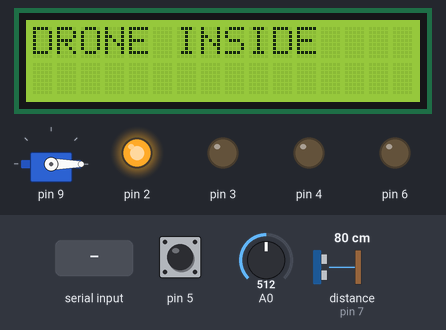
The sketch below on a simulated Arduino Uno, built with avr-gcc and run on an emulated ATmega328P. Parts: servo, 16×2 character LCD, output pins drawn as LEDs (lit = HIGH). Dashed ring = blinking. Inputs (shaded band) come from the test bench; at power-on: pin 5 HIGH, A0 = 512, distance to the obstacle (sensor on pin 7) 80 cm. The echo pulse lasts 58.3 µs per cm; what the sketch prints to the serial monitor is not drawn.

Above: at 1.2 s.
1.3 s: "TAKEOFF\n" received over Serial
At 1.9 s:
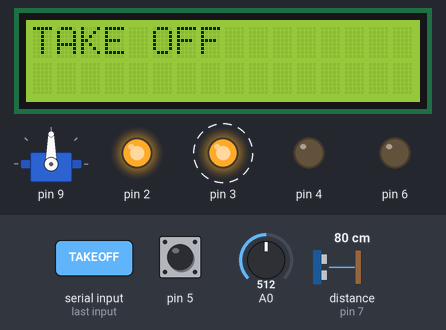
At 4.1 s:
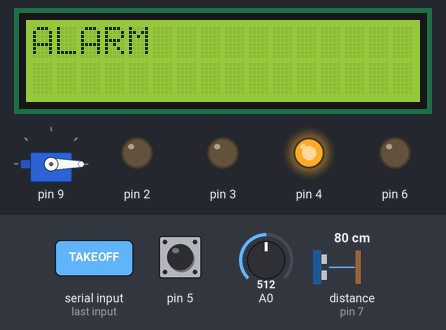
4.3 s: pin 5 pulled LOW for 0.15 s
Timing chart, 0 to 7.3 s (numbered marks = the images above; inputs shaded):
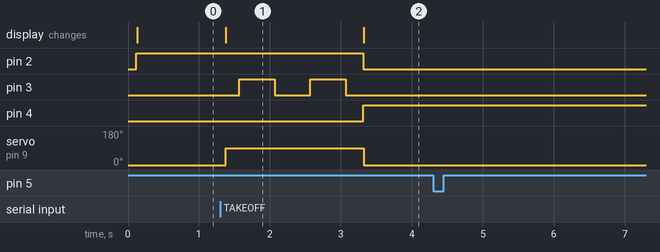

Measured:
- after the input at 1.3 s, pin 3: alternates HIGH for 0.50 s and LOW for 0.50 s, 4 changes in all, then stays LOW, starting after 0.27 s; servo on pin 9: 0° → 90° after 0.07 s, → 0° 1.9 s later; the display: changes after 0.07 s (image 1)
- after the input at 4.3 s, every drawn part: stays the same
- what the display in image 1 shows lasts 1.9 s, from 1.4 s to 3.3 s

The sketch:

drone-hangar.ino
```cpp
#include "src/core/HangarContext/HangarContext.h"
#include "src/core/Scheduler/Scheduler.h"
#include "src/tasks/HangarTask/HangarTask.h"
#include "src/tasks/TempTask/TempTask.h"
#include "src/tasks/BlinkTask/BlinkTask.h"
#include "src/tasks/SerialTask/SerialTask.h"

HangarContext* ctx;
Scheduler* scheduler;

void setup() {
    Serial.begin(9600);

    Led* l1 = new Led(2);
    Led* l2 = new Led(3);
    Led* l3 = new Led(4);
    Button* btnReset = new Button(5);
    Sonar* sonar = new Sonar(6, 7);
    Pir* pir = new Pir(8);
    TempSensor* tempSensor = new TempSensor(A0);
    HangarDoor* door = new HangarDoor(9);
    LiquidCrystal_I2C* lcd = new LiquidCrystal_I2C(0x27, 16, 2);

    door->init();
    lcd->init();
    lcd->backlight();

    ctx = new HangarContext(l1, l2, l3, btnReset, sonar, pir, tempSensor, door, lcd);
    scheduler = new Scheduler();

    HangarTask* hangar = new HangarTask(ctx);
    hangar->init(50);
    scheduler->addTask(hangar);

    TempTask* temp = new TempTask(ctx);
    temp->init(200);
    scheduler->addTask(temp);

    BlinkTask* blink = new BlinkTask(ctx);
    blink->init(500);
    scheduler->addTask(blink);

    SerialTask* serialTask = new SerialTask(ctx);
    serialTask->init(50);
    scheduler->addTask(serialTask);
}

void loop() {
    scheduler->schedule();
}
```

HangarContext.h
```cpp
#ifndef HANGAR_CONTEXT_H
#define HANGAR_CONTEXT_H

#include <Arduino.h>
#include <LiquidCrystal_I2C.h>
#include "../../hal/Led/Led.h"
#include "../../hal/Button/Button.h"
#include "../../hal/Sonar/Sonar.h"
#include "../../hal/Pir/Pir.h"
#include "../../hal/TempSensor/TempSensor.h"
#include "../../hal/HangarDoor/HangarDoor.h"

enum HangarState { INIT, DRONE_INSIDE, TAKE_OFF, DRONE_OUT, LANDING, ALARM };

class HangarContext {
public:
    HangarState currentState = INIT;
    HangarState previousState = INIT;
    bool isPreAlarm = false;
    bool isCriticalAlarm = false;
    String serialCommand = "";
    bool isBlinkingPhase = false;

    Led* l1; Led* l2; Led* l3;
    Button* btnReset;
    Sonar* sonar;
    Pir* pir;
    TempSensor* tempSensor;
    HangarDoor* door;
    LiquidCrystal_I2C* lcd;

    HangarContext(Led* led1, Led* led2, Led* led3, Button* btn, Sonar* snr,
                  Pir* p, TempSensor* ts, HangarDoor* dr, LiquidCrystal_I2C* dsp)
        : l1(led1), l2(led2), l3(led3), btnReset(btn), sonar(snr),
          pir(p), tempSensor(ts), door(dr), lcd(dsp) {}
};

#endif
```

Scheduler.cpp
```cpp
#include "Scheduler.h"

Scheduler::Scheduler() {
    nTasks = 0;
}

bool Scheduler::addTask(Task* task) {
    if (nTasks < MAX_TASKS) {
        taskList[nTasks++] = task;
        return true;
    }
    return false;
}

void Scheduler::schedule() {
    for (int i = 0; i < nTasks; i++) {
        if (taskList[i]->updateAndCheckTime()) {
            taskList[i]->tick();
        }
    }
}
```

Scheduler.h
```cpp
#ifndef SCHEDULER_H
#define SCHEDULER_H
#include "../../tasks/Task/Task.h"

#define MAX_TASKS 10

class Scheduler {
private:
    int nTasks;
    Task* taskList[MAX_TASKS];
public:
    Scheduler();
    bool addTask(Task* task);
    void schedule();
};
#endif
```

BlinkTask.cpp
```cpp
#include "BlinkTask.h"

BlinkTask::BlinkTask(HangarContext* context) : ctx(context) {}

void BlinkTask::tick() {
  if (ctx->isBlinkingPhase) ctx->l2->toggle();
  else ctx->l2->turnOff();
}
```

BlinkTask.h
```cpp
#ifndef BLINKTASK_H
#define BLINKTASK_H
#include "../Task/Task.h"
#include "../../core/HangarContext/HangarContext.h"

class BlinkTask : public Task {
private:
    HangarContext* ctx;
public:
    BlinkTask(HangarContext* context);
    void tick() override;
};
#endif
```

HangarTask.cpp
```cpp
#include "HangarTask.h"

HangarTask::HangarTask(HangarContext* context) : ctx(context), timerStarted(false) {}

void HangarTask::startTimer() { stateTimer = millis(); timerStarted = true; }
void HangarTask::resetTimer() { timerStarted = false; }
bool HangarTask::checkTimer(unsigned long targetTime) {
    return timerStarted && (millis() - stateTimer >= targetTime);
}

void HangarTask::tick() {
    static bool previousPreAlarm = false;

    if (ctx->isPreAlarm && !previousPreAlarm && ctx->currentState != ALARM) {
        ctx->lcd->clear();
        ctx->lcd->print("PRE-ALARM");
    }
    else if (!ctx->isPreAlarm && previousPreAlarm && ctx->currentState != ALARM) {
        ctx->lcd->clear();
        switch(ctx->currentState) {
            case DRONE_INSIDE: ctx->lcd->print("DRONE INSIDE"); break;
            case TAKE_OFF:     ctx->lcd->print("TAKE OFF"); break;
            case DRONE_OUT:    ctx->lcd->print("DRONE OUT"); break;
            case LANDING:      ctx->lcd->print("LANDING"); break;
            case INIT:         ctx->lcd->print("DRONE INSIDE"); break;
            default: break;
        }
    }
    previousPreAlarm = ctx->isPreAlarm;

    if (ctx->isCriticalAlarm && ctx->currentState != ALARM) {
        ctx->previousState = ctx->currentState;
        ctx->door->close();
        ctx->l3->turnOn();
        ctx->l1->turnOff();
        ctx->lcd->clear(); ctx->lcd->print("ALARM");
        Serial.println("STATE:ALARM");
        ctx->currentState = ALARM;
        ctx->isBlinkingPhase = false;
    }

    switch (ctx->currentState) {
        case INIT:
            ctx->door->close();
            ctx->l1->turnOn(); ctx->l2->turnOff(); ctx->l3->turnOff();
            ctx->lcd->clear(); ctx->lcd->print("DRONE INSIDE");
            Serial.println("STATE:NORMAL");
            ctx->currentState = DRONE_INSIDE;
            break;

        case DRONE_INSIDE:
            if (ctx->serialCommand == "TAKEOFF" && !ctx->isPreAlarm) {
                ctx->door->open();
                ctx->lcd->clear(); ctx->lcd->print("TAKE OFF");
                ctx->isBlinkingPhase = true;
                resetTimer();
                ctx->currentState = TAKE_OFF;
            }
            ctx->serialCommand = "";
            break;

        case TAKE_OFF:
            if (ctx->sonar->getDistance() > D1) {
                if (!timerStarted) startTimer();
                if (checkTimer(T1)) {
                    ctx->door->close();
                    ctx->lcd->clear(); ctx->lcd->print("DRONE OUT");
                    ctx->isBlinkingPhase = false;
                    ctx->currentState = DRONE_OUT;
                }
            } else {
                resetTimer();
            }
            break;

        case DRONE_OUT:
            if (ctx->serialCommand == "LAND" && ctx->pir->isDetected() && !ctx->isPreAlarm) {
                ctx->door->open();
                ctx->lcd->clear(); ctx->lcd->print("LANDING");
                ctx->isBlinkingPhase = true;
                resetTimer();
                ctx->currentState = LANDING;
            }
            ctx->serialCommand = "";
            break;

        case LANDING: {
            long dist = ctx->sonar->getDistance();
            Serial.print("DIST:"); Serial.println(dist);
            if (dist < D2) {
                if (!timerStarted) startTimer();
                if (checkTimer(T2)) {
                    ctx->door->close();
                    ctx->lcd->clear(); ctx->lcd->print("DRONE INSIDE");
                    ctx->isBlinkingPhase = false;
                    ctx->currentState = DRONE_INSIDE;
                }
            } else {
                resetTimer();
            }
            break;
        }

        case ALARM:
            if (ctx->btnReset->isPressed()) {
                float currentTemp = ctx->tempSensor->getTemperature();
                Serial.println("STATE:ALARM");
                if (currentTemp < 38.0) {
                    ctx->l3->turnOff();
                    ctx->isCriticalAlarm = false;
                    ctx->isPreAlarm = false;

                    ctx->lcd->clear();
                    if (ctx->previousState == DRONE_OUT) {
                        ctx->lcd->print("DRONE OUT");
                        Serial.println("STATE:NORMAL");
                    } else if (ctx->previousState == DRONE_INSIDE || ctx->previousState == INIT) {
                        ctx->lcd->print("DRONE INSIDE");
                        ctx->l1->turnOn();
                        Serial.println("STATE:NORMAL");
                    }
                    ctx->currentState = ctx->previousState;
                } else {
                    Serial.println("Impossibile resettare: Temperatura ancora alta.");
                }
            }
            break;
    }
}
```

HangarTask.h
```cpp
#ifndef HANGARTASK_H
#define HANGARTASK_H
#include "../Task/Task.h"
#include "../../core/HangarContext/HangarContext.h"

class HangarTask : public Task {
private:
    HangarContext* ctx;
    unsigned long stateTimer;
    bool timerStarted;

    const int D1 = 30; const int D2 = 15;
    const unsigned long T1 = 2000; const unsigned long T2 = 2000;

    void startTimer();
    void resetTimer();
    bool checkTimer(unsigned long targetTime);
public:
    HangarTask(HangarContext* context);
    void tick() override;
};
#endif
```

SerialTask.cpp
```cpp
#include "SerialTask.h"

SerialTask::SerialTask(HangarContext* context) : ctx(context) {}

void SerialTask::tick() {
  if (Serial.available() > 0) {
    String msg = Serial.readStringUntil('\n');
    msg.trim();
    if (msg == "TAKEOFF" || msg == "LAND") {
        ctx->serialCommand = msg;
    }
  }
}
```

SerialTask.h
```cpp
#ifndef SERIALTASK_H
#define SERIALTASK_H
#include "../Task/Task.h"
#include "../../core/HangarContext/HangarContext.h"

class SerialTask : public Task {
private:
    HangarContext* ctx;
public:
    SerialTask(HangarContext* context);
    void tick() override;
};
#endif
```

Task.h
```cpp
#ifndef TASK_H
#define TASK_H
#include <Arduino.h>
class Task {
protected:
    int myPeriod;
    unsigned long timeElapsed;
    unsigned long lastTime;
public:
    virtual void init(int period) { myPeriod = period; timeElapsed = 0; lastTime = millis(); }
    virtual void tick() = 0;
    bool updateAndCheckTime() {
      unsigned long currentTime = millis();
      timeElapsed += (currentTime - lastTime);
      lastTime = currentTime;
      if (timeElapsed >= myPeriod) { timeElapsed = 0; return true; }
      return false;
    }
};
#endif
```

TempTask.cpp
```cpp
#include "TempTask.h"

TempTask::TempTask(HangarContext* context) : ctx(context), timerTemp1(0), timerTemp2(0) {}

void TempTask::tick() {
    if (ctx->currentState != DRONE_OUT) {
        float temp = ctx->tempSensor->getTemperature();

        static unsigned long lastPrint = 0;
        if (millis() - lastPrint >= 2000) {
            Serial.print("Temperatura: ");
            Serial.print(temp);
            Serial.println(" °C");
            lastPrint = millis();
        }

        if (temp >= Temp2) {
            if (timerTemp2 == 0) timerTemp2 = millis();
            if (millis() - timerTemp2 >= T4) {
                ctx->isCriticalAlarm = true;
            }
        } else {
            timerTemp2 = 0;
            //reset manuale con pulsante
        }

        if (temp >= Temp1 && temp < Temp2) {
            if (timerTemp1 == 0) timerTemp1 = millis();
            if (millis() - timerTemp1 >= T3) {
                ctx->isPreAlarm = true;
            }
        } else {
            timerTemp1 = 0;
            ctx->isPreAlarm = false;
        }
    }
}
```

TempTask.h
```cpp
#ifndef TEMPTASK_H
#define TEMPTASK_H
#include "../Task/Task.h"
#include "../../core/HangarContext/HangarContext.h"

class TempTask : public Task {
private:
    HangarContext* ctx;
    unsigned long timerTemp1; unsigned long timerTemp2;
    const unsigned long T3 = 3000; const unsigned long T4 = 3000;
    const float Temp1 = 38.0; const float Temp2 = 40.0;
public:
    TempTask(HangarContext* context);
    void tick() override;
};
#endif
```

Button.cpp
```cpp
#include "Button.h"

Button::Button(int p) : pin(p), lastState(HIGH) {
    pinMode(pin, INPUT_PULLUP);
}

bool Button::isPressed() {
    bool currentState = digitalRead(pin);
    bool pressed = (lastState == HIGH && currentState == LOW);
    lastState = currentState;
    return pressed;
}

int Button::getPin() {
    return pin;
}
```

Button.h
```cpp
#ifndef BUTTON_H
#define BUTTON_H
#include <Arduino.h>
class Button {
private:
    int pin;
    bool lastState;
public:
    Button(int p);
    bool isPressed();
    int getPin();
};
#endif
```

HangarDoor.cpp
```cpp
#include "HangarDoor.h"
HangarDoor::HangarDoor(int p) : pin(p) {}
void HangarDoor::init() { servo.attach(pin); close(); }
void HangarDoor::open() { servo.write(90); }
void HangarDoor::close() { servo.write(0); }
```

HangarDoor.h
```cpp
#ifndef HANGARDOOR_H
#define HANGARDOOR_H
#include <Arduino.h>
#include <Servo.h>
class HangarDoor {
private:
    Servo servo;
    int pin;
public:
    HangarDoor(int p);
    void init();
    void open();
    void close();
};
#endif
```

Led.cpp
```cpp
#include "Led.h"
Led::Led(int p) : pin(p), state(false) { pinMode(pin, OUTPUT); turnOff(); }
void Led::turnOn() { digitalWrite(pin, HIGH); state = true; }
void Led::turnOff() { digitalWrite(pin, LOW); state = false; }
void Led::toggle() { state = !state; digitalWrite(pin, state ? HIGH : LOW); }
```

Led.h
```cpp
#ifndef LED_H
#define LED_H
#include <Arduino.h>
class Led {
private:
    int pin;
    bool state;
public:
    Led(int p);
    void turnOn();
    void turnOff();
    void toggle();
};
#endif
```

Pir.cpp
```cpp
#include "Pir.h"
Pir::Pir(int p) : pin(p) { pinMode(pin, INPUT); }
bool Pir::isDetected() { return digitalRead(pin) == HIGH; }
```

Pir.h
```cpp
#ifndef PIR_H
#define PIR_H
#include <Arduino.h>
class Pir {
private:
    int pin;
public:
    Pir(int p);
    bool isDetected();
};
#endif
```

Sonar.cpp
```cpp
#include "Sonar.h"
Sonar::Sonar(int trig, int echo) : trigPin(trig), echoPin(echo) {
  pinMode(trigPin, OUTPUT); pinMode(echoPin, INPUT);
}
long Sonar::getDistance() {
  digitalWrite(trigPin, LOW); delayMicroseconds(2);
  digitalWrite(trigPin, HIGH); delayMicroseconds(10); digitalWrite(trigPin, LOW);
  long duration = pulseIn(echoPin, HIGH, 30000);
  return duration == 0 ? 999 : duration * 0.034 / 2;
}
```

Sonar.h
```cpp
#ifndef SONAR_H
#define SONAR_H
#include <Arduino.h>
class Sonar {
private:
    int trigPin;
    int echoPin;
public:
    Sonar(int trig, int echo);
    long getDistance();
};
#endif
```

TempSensor.cpp
```cpp
#include "TempSensor.h"
TempSensor::TempSensor(int p) : pin(p) { pinMode(pin, INPUT); }
float TempSensor::getTemperature() {
  int reading = analogRead(pin);
  float voltage = reading * 5.0 / 1024.0;
  return voltage * 100.0;
}
```

TempSensor.h
```cpp
#ifndef TEMPSENSOR_H
#define TEMPSENSOR_H
#include <Arduino.h>
class TempSensor {
private:
    int pin;
public:
    TempSensor(int p);
    float getTemperature();
};
#endif
```
